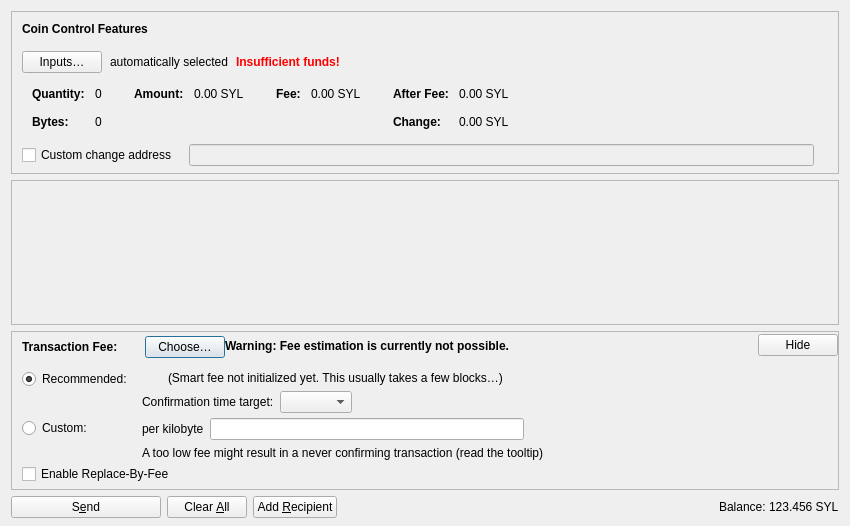
<?xml version="1.0" encoding="UTF-8"?>
<ui version="4.0">
 <class>SendCoinsDialog</class>
 <widget class="QDialog" name="SendCoinsDialog">
  <property name="geometry">
   <rect>
    <x>0</x>
    <y>0</y>
    <width>850</width>
    <height>526</height>
   </rect>
  </property>
  <property name="windowTitle">
   <string>Send Coins</string>
  </property>
  <layout class="QVBoxLayout" name="verticalLayout" stretch="0,1,0,0">
   <property name="bottomMargin">
    <number>8</number>
   </property>
   <item>
    <widget class="QFrame" name="frameCoinControl">
     <property name="sizePolicy">
      <sizepolicy hsizetype="Expanding" vsizetype="Expanding">
       <horstretch>0</horstretch>
       <verstretch>0</verstretch>
      </sizepolicy>
     </property>
     <property name="maximumSize">
      <size>
       <width>16777215</width>
       <height>16777215</height>
      </size>
     </property>
     <property name="frameShape">
      <enum>QFrame::StyledPanel</enum>
     </property>
     <property name="frameShadow">
      <enum>QFrame::Sunken</enum>
     </property>
     <layout class="QVBoxLayout" name="verticalLayoutCoinControl2">
      <property name="spacing">
       <number>0</number>
      </property>
      <property name="leftMargin">
       <number>0</number>
      </property>
      <property name="topMargin">
       <number>0</number>
      </property>
      <property name="rightMargin">
       <number>0</number>
      </property>
      <property name="bottomMargin">
       <number>6</number>
      </property>
      <item>
       <layout class="QVBoxLayout" name="verticalLayoutCoinControl" stretch="0,0,0,0,1">
        <property name="spacing">
         <number>0</number>
        </property>
        <property name="leftMargin">
         <number>10</number>
        </property>
        <property name="topMargin">
         <number>10</number>
        </property>
        <item>
         <layout class="QHBoxLayout" name="horizontalLayoutCoinControl1">
          <property name="bottomMargin">
           <number>15</number>
          </property>
          <item>
           <widget class="QLabel" name="labelCoinControlFeatures">
            <property name="sizePolicy">
             <sizepolicy hsizetype="Preferred" vsizetype="Maximum">
              <horstretch>0</horstretch>
              <verstretch>0</verstretch>
             </sizepolicy>
            </property>
            <property name="font">
             <font>
              <weight>75</weight>
              <bold>true</bold>
             </font>
            </property>
            <property name="styleSheet">
             <string notr="true">font-weight:bold;</string>
            </property>
            <property name="text">
             <string>Coin Control Features</string>
            </property>
           </widget>
          </item>
         </layout>
        </item>
        <item>
         <layout class="QHBoxLayout" name="horizontalLayoutCoinControl2" stretch="0,0,0,0">
          <property name="spacing">
           <number>8</number>
          </property>
          <property name="bottomMargin">
           <number>10</number>
          </property>
          <item>
           <widget class="QPushButton" name="pushButtonCoinControl">
            <property name="styleSheet">
             <string notr="true"/>
            </property>
            <property name="text">
             <string>Inputs…</string>
            </property>
            <property name="autoDefault">
             <bool>false</bool>
            </property>
           </widget>
          </item>
          <item>
           <widget class="QLabel" name="labelCoinControlAutomaticallySelected">
            <property name="text">
             <string>automatically selected</string>
            </property>
            <property name="margin">
             <number>5</number>
            </property>
           </widget>
          </item>
          <item>
           <widget class="QLabel" name="labelCoinControlInsuffFunds">
            <property name="font">
             <font>
              <weight>75</weight>
              <bold>true</bold>
             </font>
            </property>
            <property name="styleSheet">
             <string notr="true">color:red;font-weight:bold;</string>
            </property>
            <property name="text">
             <string>Insufficient funds!</string>
            </property>
            <property name="margin">
             <number>5</number>
            </property>
           </widget>
          </item>
          <item>
           <spacer name="horizontalSpacerCoinControl">
            <property name="orientation">
             <enum>Qt::Horizontal</enum>
            </property>
            <property name="sizeHint" stdset="0">
             <size>
              <width>40</width>
              <height>1</height>
             </size>
            </property>
           </spacer>
          </item>
         </layout>
        </item>
        <item>
         <widget class="QWidget" name="widgetCoinControl" native="true">
          <property name="sizePolicy">
           <sizepolicy hsizetype="Preferred" vsizetype="Preferred">
            <horstretch>0</horstretch>
            <verstretch>0</verstretch>
           </sizepolicy>
          </property>
          <property name="minimumSize">
           <size>
            <width>0</width>
            <height>0</height>
           </size>
          </property>
          <property name="styleSheet">
           <string notr="true"/>
          </property>
          <layout class="QHBoxLayout" name="horizontalLayoutCoinControl5">
           <property name="leftMargin">
            <number>0</number>
           </property>
           <property name="topMargin">
            <number>0</number>
           </property>
           <property name="rightMargin">
            <number>0</number>
           </property>
           <property name="bottomMargin">
            <number>0</number>
           </property>
           <item>
            <layout class="QHBoxLayout" name="horizontalLayoutCoinControl3" stretch="0,0,0,1">
             <property name="spacing">
              <number>20</number>
             </property>
             <property name="topMargin">
              <number>0</number>
             </property>
             <property name="bottomMargin">
              <number>10</number>
             </property>
             <item>
              <layout class="QFormLayout" name="formLayoutCoinControl1">
               <property name="labelAlignment">
                <set>Qt::AlignLeft|Qt::AlignVCenter</set>
               </property>
               <property name="horizontalSpacing">
                <number>10</number>
               </property>
               <property name="verticalSpacing">
                <number>14</number>
               </property>
               <property name="leftMargin">
                <number>10</number>
               </property>
               <property name="topMargin">
                <number>4</number>
               </property>
               <property name="rightMargin">
                <number>6</number>
               </property>
               <item row="0" column="0">
                <widget class="QLabel" name="labelCoinControlQuantityText">
                 <property name="font">
                  <font>
                   <weight>75</weight>
                   <bold>true</bold>
                  </font>
                 </property>
                 <property name="text">
                  <string>Quantity:</string>
                 </property>
                 <property name="margin">
                  <number>0</number>
                 </property>
                </widget>
               </item>
               <item row="0" column="1">
                <widget class="QLabel" name="labelCoinControlQuantity">
                 <property name="cursor">
                  <cursorShape>IBeamCursor</cursorShape>
                 </property>
                 <property name="contextMenuPolicy">
                  <enum>Qt::ActionsContextMenu</enum>
                 </property>
                 <property name="text">
                  <string notr="true">0</string>
                 </property>
                 <property name="margin">
                  <number>0</number>
                 </property>
                 <property name="textInteractionFlags">
                  <set>Qt::LinksAccessibleByMouse|Qt::TextSelectableByKeyboard|Qt::TextSelectableByMouse</set>
                 </property>
                </widget>
               </item>
               <item row="1" column="0">
                <widget class="QLabel" name="labelCoinControlBytesText">
                 <property name="font">
                  <font>
                   <weight>75</weight>
                   <bold>true</bold>
                  </font>
                 </property>
                 <property name="text">
                  <string>Bytes:</string>
                 </property>
                </widget>
               </item>
               <item row="1" column="1">
                <widget class="QLabel" name="labelCoinControlBytes">
                 <property name="cursor">
                  <cursorShape>IBeamCursor</cursorShape>
                 </property>
                 <property name="contextMenuPolicy">
                  <enum>Qt::ActionsContextMenu</enum>
                 </property>
                 <property name="text">
                  <string notr="true">0</string>
                 </property>
                 <property name="textInteractionFlags">
                  <set>Qt::LinksAccessibleByMouse|Qt::TextSelectableByKeyboard|Qt::TextSelectableByMouse</set>
                 </property>
                </widget>
               </item>
              </layout>
             </item>
             <item>
              <layout class="QFormLayout" name="formLayoutCoinControl2">
               <property name="horizontalSpacing">
                <number>10</number>
               </property>
               <property name="verticalSpacing">
                <number>14</number>
               </property>
               <property name="leftMargin">
                <number>6</number>
               </property>
               <property name="topMargin">
                <number>4</number>
               </property>
               <property name="rightMargin">
                <number>6</number>
               </property>
               <item row="0" column="0">
                <widget class="QLabel" name="labelCoinControlAmountText">
                 <property name="font">
                  <font>
                   <weight>75</weight>
                   <bold>true</bold>
                  </font>
                 </property>
                 <property name="text">
                  <string>Amount:</string>
                 </property>
                 <property name="margin">
                  <number>0</number>
                 </property>
                </widget>
               </item>
               <item row="0" column="1">
                <widget class="QLabel" name="labelCoinControlAmount">
                 <property name="cursor">
                  <cursorShape>IBeamCursor</cursorShape>
                 </property>
                 <property name="contextMenuPolicy">
                  <enum>Qt::ActionsContextMenu</enum>
                 </property>
                 <property name="text">
                  <string notr="true">0.00 SYL</string>
                 </property>
                 <property name="textInteractionFlags">
                  <set>Qt::LinksAccessibleByMouse|Qt::TextSelectableByKeyboard|Qt::TextSelectableByMouse</set>
                 </property>
                </widget>
               </item>
              </layout>
             </item>
             <item>
              <layout class="QFormLayout" name="formLayoutCoinControl3">
               <property name="horizontalSpacing">
                <number>10</number>
               </property>
               <property name="verticalSpacing">
                <number>14</number>
               </property>
               <property name="leftMargin">
                <number>6</number>
               </property>
               <property name="topMargin">
                <number>4</number>
               </property>
               <property name="rightMargin">
                <number>6</number>
               </property>
               <item row="0" column="0">
                <widget class="QLabel" name="labelCoinControlFeeText">
                 <property name="font">
                  <font>
                   <weight>75</weight>
                   <bold>true</bold>
                  </font>
                 </property>
                 <property name="text">
                  <string>Fee:</string>
                 </property>
                 <property name="margin">
                  <number>0</number>
                 </property>
                </widget>
               </item>
               <item row="0" column="1">
                <widget class="QLabel" name="labelCoinControlFee">
                 <property name="cursor">
                  <cursorShape>IBeamCursor</cursorShape>
                 </property>
                 <property name="contextMenuPolicy">
                  <enum>Qt::ActionsContextMenu</enum>
                 </property>
                 <property name="text">
                  <string notr="true">0.00 SYL</string>
                 </property>
                 <property name="textInteractionFlags">
                  <set>Qt::LinksAccessibleByMouse|Qt::TextSelectableByKeyboard|Qt::TextSelectableByMouse</set>
                 </property>
                </widget>
               </item>
              </layout>
             </item>
             <item>
              <layout class="QFormLayout" name="formLayoutCoinControl4">
               <property name="labelAlignment">
                <set>Qt::AlignLeft|Qt::AlignVCenter</set>
               </property>
               <property name="horizontalSpacing">
                <number>10</number>
               </property>
               <property name="verticalSpacing">
                <number>14</number>
               </property>
               <property name="leftMargin">
                <number>6</number>
               </property>
               <property name="topMargin">
                <number>4</number>
               </property>
               <property name="rightMargin">
                <number>6</number>
               </property>
               <item row="0" column="0">
                <widget class="QLabel" name="labelCoinControlAfterFeeText">
                 <property name="font">
                  <font>
                   <weight>75</weight>
                   <bold>true</bold>
                  </font>
                 </property>
                 <property name="text">
                  <string>After Fee:</string>
                 </property>
                 <property name="margin">
                  <number>0</number>
                 </property>
                </widget>
               </item>
               <item row="0" column="1">
                <widget class="QLabel" name="labelCoinControlAfterFee">
                 <property name="cursor">
                  <cursorShape>IBeamCursor</cursorShape>
                 </property>
                 <property name="contextMenuPolicy">
                  <enum>Qt::ActionsContextMenu</enum>
                 </property>
                 <property name="text">
                  <string notr="true">0.00 SYL</string>
                 </property>
                 <property name="textInteractionFlags">
                  <set>Qt::LinksAccessibleByMouse|Qt::TextSelectableByKeyboard|Qt::TextSelectableByMouse</set>
                 </property>
                </widget>
               </item>
               <item row="1" column="0">
                <widget class="QLabel" name="labelCoinControlChangeText">
                 <property name="font">
                  <font>
                   <weight>75</weight>
                   <bold>true</bold>
                  </font>
                 </property>
                 <property name="text">
                  <string>Change:</string>
                 </property>
                </widget>
               </item>
               <item row="1" column="1">
                <widget class="QLabel" name="labelCoinControlChange">
                 <property name="cursor">
                  <cursorShape>IBeamCursor</cursorShape>
                 </property>
                 <property name="contextMenuPolicy">
                  <enum>Qt::ActionsContextMenu</enum>
                 </property>
                 <property name="text">
                  <string notr="true">0.00 SYL</string>
                 </property>
                 <property name="textInteractionFlags">
                  <set>Qt::LinksAccessibleByMouse|Qt::TextSelectableByKeyboard|Qt::TextSelectableByMouse</set>
                 </property>
                </widget>
               </item>
              </layout>
             </item>
            </layout>
           </item>
          </layout>
         </widget>
        </item>
        <item>
         <layout class="QHBoxLayout" name="horizontalLayoutCoinControl4" stretch="0,0,0">
          <property name="spacing">
           <number>12</number>
          </property>
          <property name="sizeConstraint">
           <enum>QLayout::SetDefaultConstraint</enum>
          </property>
          <property name="topMargin">
           <number>5</number>
          </property>
          <property name="rightMargin">
           <number>5</number>
          </property>
          <item>
           <widget class="QCheckBox" name="checkBoxCoinControlChange">
            <property name="toolTip">
             <string>If this is activated, but the change address is empty or invalid, change will be sent to a newly generated address.</string>
            </property>
            <property name="text">
             <string>Custom change address</string>
            </property>
           </widget>
          </item>
          <item>
           <widget class="QValidatedLineEdit" name="lineEditCoinControlChange">
            <property name="enabled">
             <bool>false</bool>
            </property>
            <property name="sizePolicy">
             <sizepolicy hsizetype="Expanding" vsizetype="Fixed">
              <horstretch>0</horstretch>
              <verstretch>0</verstretch>
             </sizepolicy>
            </property>
           </widget>
          </item>
          <item>
           <widget class="QLabel" name="labelCoinControlChangeLabel">
            <property name="sizePolicy">
             <sizepolicy hsizetype="Preferred" vsizetype="Expanding">
              <horstretch>0</horstretch>
              <verstretch>0</verstretch>
             </sizepolicy>
            </property>
            <property name="minimumSize">
             <size>
              <width>0</width>
              <height>0</height>
             </size>
            </property>
            <property name="text">
             <string/>
            </property>
            <property name="margin">
             <number>3</number>
            </property>
           </widget>
          </item>
         </layout>
        </item>
        <item>
         <spacer name="verticalSpacerCoinControl">
          <property name="orientation">
           <enum>Qt::Vertical</enum>
          </property>
          <property name="sizeHint" stdset="0">
           <size>
            <width>800</width>
            <height>1</height>
           </size>
          </property>
         </spacer>
        </item>
       </layout>
      </item>
     </layout>
    </widget>
   </item>
   <item>
    <widget class="QScrollArea" name="scrollArea">
     <property name="widgetResizable">
      <bool>true</bool>
     </property>
     <widget class="QWidget" name="scrollAreaWidgetContents">
      <property name="geometry">
       <rect>
        <x>0</x>
        <y>0</y>
        <width>830</width>
        <height>104</height>
       </rect>
      </property>
      <layout class="QVBoxLayout" name="verticalLayout_2" stretch="0,1">
       <property name="leftMargin">
        <number>0</number>
       </property>
       <property name="topMargin">
        <number>0</number>
       </property>
       <property name="rightMargin">
        <number>0</number>
       </property>
       <property name="bottomMargin">
        <number>0</number>
       </property>
       <item>
        <layout class="QVBoxLayout" name="entries">
         <property name="spacing">
          <number>6</number>
         </property>
        </layout>
       </item>
       <item>
        <spacer name="verticalSpacer">
         <property name="orientation">
          <enum>Qt::Vertical</enum>
         </property>
         <property name="sizeHint" stdset="0">
          <size>
           <width>20</width>
           <height>40</height>
          </size>
         </property>
        </spacer>
       </item>
      </layout>
     </widget>
    </widget>
   </item>
   <item>
    <widget class="QFrame" name="frameFee">
     <property name="sizePolicy">
      <sizepolicy hsizetype="Expanding" vsizetype="Expanding">
       <horstretch>0</horstretch>
       <verstretch>0</verstretch>
      </sizepolicy>
     </property>
     <property name="maximumSize">
      <size>
       <width>16777215</width>
       <height>16777215</height>
      </size>
     </property>
     <property name="frameShape">
      <enum>QFrame::StyledPanel</enum>
     </property>
     <property name="frameShadow">
      <enum>QFrame::Sunken</enum>
     </property>
     <layout class="QVBoxLayout" name="verticalLayoutFee1">
      <property name="spacing">
       <number>0</number>
      </property>
      <property name="leftMargin">
       <number>0</number>
      </property>
      <property name="topMargin">
       <number>0</number>
      </property>
      <property name="rightMargin">
       <number>0</number>
      </property>
      <property name="bottomMargin">
       <number>0</number>
      </property>
      <item>
       <layout class="QVBoxLayout" name="verticalLayoutFee2" stretch="0,0,0">
        <property name="spacing">
         <number>0</number>
        </property>
        <property name="leftMargin">
         <number>10</number>
        </property>
        <property name="topMargin">
         <number>0</number>
        </property>
        <item>
         <layout class="QHBoxLayout" name="horizontalLayoutFee1">
          <property name="bottomMargin">
           <number>0</number>
          </property>
          <item>
           <layout class="QVBoxLayout" name="verticalLayoutFee7">
            <property name="spacing">
             <number>0</number>
            </property>
            <item>
             <spacer name="verticalSpacerSmartFee">
              <property name="orientation">
               <enum>Qt::Vertical</enum>
              </property>
              <property name="sizeType">
               <enum>QSizePolicy::Fixed</enum>
              </property>
              <property name="sizeHint" stdset="0">
               <size>
                <width>1</width>
                <height>4</height>
               </size>
              </property>
             </spacer>
            </item>
            <item>
             <layout class="QHBoxLayout" name="horizontalLayoutSmartFee">
              <property name="spacing">
               <number>10</number>
              </property>
              <item>
               <widget class="QLabel" name="labelFeeHeadline">
                <property name="sizePolicy">
                 <sizepolicy hsizetype="Preferred" vsizetype="Maximum">
                  <horstretch>0</horstretch>
                  <verstretch>0</verstretch>
                 </sizepolicy>
                </property>
                <property name="font">
                 <font>
                  <weight>75</weight>
                  <bold>true</bold>
                 </font>
                </property>
                <property name="styleSheet">
                 <string notr="true">font-weight:bold;</string>
                </property>
                <property name="text">
                 <string>Transaction Fee:</string>
                </property>
               </widget>
              </item>
              <item>
               <widget class="QLabel" name="labelFeeMinimized">
                <property name="text">
                 <string/>
                </property>
               </widget>
              </item>
              <item>
               <widget class="QPushButton" name="buttonChooseFee">
                <property name="text">
                 <string>Choose…</string>
                </property>
               </widget>
              </item>
             </layout>
            </item>
            <item>
             <spacer name="verticalSpacer_5">
              <property name="orientation">
               <enum>Qt::Vertical</enum>
              </property>
              <property name="sizeHint" stdset="0">
               <size>
                <width>1</width>
                <height>1</height>
               </size>
              </property>
             </spacer>
            </item>
           </layout>
          </item>
          <item>
           <widget class="QLabel" name="fallbackFeeWarningLabel">
            <property name="toolTip">
             <string>Using the fallbackfee can result in sending a transaction that will take several hours or days (or never) to confirm. Consider choosing your fee manually or wait until you have validated the complete chain.</string>
            </property>
            <property name="font">
            <font>
                <weight>75</weight>
                <bold>true</bold>
            </font>
            </property>
            <property name="text">
             <string>Warning: Fee estimation is currently not possible.</string>
            </property>
            <property name="wordWrap">
             <bool>false</bool>
            </property>
           </widget>
          </item>
          <item>
           <spacer name="horizontalSpacer_4">
            <property name="orientation">
             <enum>Qt::Horizontal</enum>
            </property>
            <property name="sizeType">
             <enum>QSizePolicy::MinimumExpanding</enum>
            </property>
            <property name="sizeHint" stdset="0">
             <size>
              <width>40</width>
              <height>20</height>
             </size>
            </property>
           </spacer>
          </item>
          <item>
           <widget class="QPushButton" name="buttonMinimizeFee">
            <property name="toolTip">
             <string>Hide transaction fee settings</string>
            </property>
            <property name="text">
             <string>Hide</string>
            </property>
           </widget>
          </item>
         </layout>
        </item>
        <item>
         <widget class="QFrame" name="frameFeeSelection">
          <layout class="QVBoxLayout" name="verticalLayoutFee12">
           <property name="spacing">
            <number>0</number>
           </property>
           <property name="leftMargin">
            <number>0</number>
           </property>
           <property name="topMargin">
            <number>0</number>
           </property>
           <property name="rightMargin">
            <number>0</number>
           </property>
           <property name="bottomMargin">
            <number>0</number>
           </property>
           <item>
            <layout class="QGridLayout" name="gridLayoutFee">
             <property name="topMargin">
              <number>10</number>
             </property>
             <property name="bottomMargin">
              <number>4</number>
             </property>
             <property name="horizontalSpacing">
              <number>10</number>
             </property>
             <property name="verticalSpacing">
              <number>4</number>
             </property>
             <item row="1" column="1">
              <layout class="QVBoxLayout" name="verticalLayoutFee8">
               <property name="spacing">
                <number>6</number>
               </property>
               <item>
                <layout class="QHBoxLayout" name="horizontalLayoutFee13">
                 <item>
                  <widget class="QLabel" name="labelCustomPerKilobyte">
                   <property name="toolTip">
                    <string>Specify a custom fee per kB (1,000 bytes) of the transaction's virtual size.

Note:  Since the fee is calculated on a per-byte basis, a fee rate of "100 qirsh per kvB" for a transaction size of 500 virtual bytes (half of 1 kvB) would ultimately yield a fee of only 50 qirsh.</string>
                   </property>
                   <property name="text">
                    <string>per kilobyte</string>
                   </property>
                  </widget>
                 </item>
                 <item>
                  <widget class="OpenSYAmountField" name="customFee"/>
                 </item>
                 <item>
                  <spacer name="horizontalSpacer_6">
                   <property name="orientation">
                    <enum>Qt::Horizontal</enum>
                   </property>
                   <property name="sizeHint" stdset="0">
                    <size>
                     <width>1</width>
                     <height>1</height>
                    </size>
                   </property>
                  </spacer>
                 </item>
                </layout>
               </item>
               <item>
                <layout class="QHBoxLayout" name="horizontalLayoutFee8">
                 <item>
                  <widget class="QLabel" name="labelCustomFeeWarning">
                   <property name="enabled">
                    <bool>true</bool>
                   </property>
                   <property name="toolTip">
                    <string>When there is less transaction volume than space in the blocks, miners as well as relaying nodes may enforce a minimum fee. Paying only this minimum fee is just fine, but be aware that this can result in a never confirming transaction once there is more demand for opensy transactions than the network can process.</string>
                   </property>
                   <property name="text">
                    <string>A too low fee might result in a never confirming transaction (read the tooltip)</string>
                   </property>
                  </widget>
                 </item>
                 <item>
                  <spacer name="horizontalSpacer_2">
                   <property name="orientation">
                    <enum>Qt::Horizontal</enum>
                   </property>
                   <property name="sizeHint" stdset="0">
                    <size>
                     <width>1</width>
                     <height>1</height>
                    </size>
                   </property>
                  </spacer>
                 </item>
                </layout>
               </item>
              </layout>
             </item>
             <item row="0" column="0">
              <layout class="QVBoxLayout" name="verticalLayoutFee4" stretch="0,1">
               <item>
                <widget class="QRadioButton" name="radioSmartFee">
                 <property name="text">
                  <string>Recommended:</string>
                 </property>
                 <property name="checked">
                  <bool>true</bool>
                 </property>
                 <attribute name="buttonGroup">
                  <string notr="true">groupFee</string>
                 </attribute>
                </widget>
               </item>
               <item>
                <spacer name="verticalSpacer_2">
                 <property name="orientation">
                  <enum>Qt::Vertical</enum>
                 </property>
                 <property name="sizeHint" stdset="0">
                  <size>
                   <width>1</width>
                   <height>1</height>
                  </size>
                 </property>
                </spacer>
               </item>
              </layout>
             </item>
             <item row="1" column="0">
              <layout class="QVBoxLayout" name="verticalLayoutFee9" stretch="0,1">
               <item>
                <widget class="QRadioButton" name="radioCustomFee">
                 <property name="text">
                  <string>Custom:</string>
                 </property>
                 <attribute name="buttonGroup">
                  <string notr="true">groupFee</string>
                 </attribute>
                </widget>
               </item>
               <item>
                <spacer name="verticalSpacer_6">
                 <property name="orientation">
                  <enum>Qt::Vertical</enum>
                 </property>
                 <property name="sizeHint" stdset="0">
                  <size>
                   <width>1</width>
                   <height>1</height>
                  </size>
                 </property>
                </spacer>
               </item>
              </layout>
             </item>
             <item row="0" column="1">
              <layout class="QVBoxLayout" name="verticalLayoutFee3" stretch="0,0,1">
               <property name="spacing">
                <number>6</number>
               </property>
               <property name="topMargin">
                <number>2</number>
               </property>
               <item>
                <layout class="QHBoxLayout" name="horizontalLayoutFee12">
                 <item>
                  <widget class="QLabel" name="labelSmartFee">
                   <property name="text">
                    <string/>
                   </property>
                  </widget>
                 </item>
                 <item>
                  <widget class="QLabel" name="labelFeeEstimation">
                   <property name="text">
                    <string/>
                   </property>
                  </widget>
                 </item>
                 <item>
                  <widget class="QLabel" name="labelSmartFee2">
                   <property name="text">
                    <string>(Smart fee not initialized yet. This usually takes a few blocks…)</string>
                   </property>
                  </widget>
                 </item>
                 <item>
                  <spacer name="horizontalSpacer_5">
                   <property name="orientation">
                    <enum>Qt::Horizontal</enum>
                   </property>
                   <property name="sizeHint" stdset="0">
                    <size>
                     <width>1</width>
                     <height>1</height>
                    </size>
                   </property>
                  </spacer>
                 </item>
                </layout>
               </item>
               <item>
                <layout class="QHBoxLayout" name="horizontalLayoutFee9">
                 <item>
                  <layout class="QVBoxLayout" name="verticalLayoutFee6">
                   <item>
                    <widget class="QLabel" name="labelSmartFee3">
                     <property name="text">
                      <string>Confirmation time target:</string>
                     </property>
                    </widget>
                   </item>
                  </layout>
                 </item>
                 <item>
                  <layout class="QVBoxLayout" name="verticalLayoutFee5">
                   <property name="rightMargin">
                    <number>30</number>
                   </property>
                   <item>
                    <layout class="QHBoxLayout" name="horizontalLayoutConfTarget">
                     <property name="bottomMargin">
                      <number>0</number>
                     </property>
                     <item>
                      <widget class="QComboBox" name="confTargetSelector"/>
                     </item>
                     <item>
                      <spacer name="horizontalSpacerConfTarget">
                       <property name="orientation">
                        <enum>Qt::Horizontal</enum>
                       </property>
                       <property name="sizeHint" stdset="0">
                        <size>
                         <width>40</width>
                         <height>20</height>
                        </size>
                       </property>
                      </spacer>
                     </item>
                    </layout>
                   </item>
                  </layout>
                 </item>
                </layout>
               </item>
               <item>
                <spacer name="verticalSpacer_4">
                 <property name="orientation">
                  <enum>Qt::Vertical</enum>
                 </property>
                 <property name="sizeHint" stdset="0">
                  <size>
                   <width>1</width>
                   <height>1</height>
                  </size>
                 </property>
                </spacer>
               </item>
              </layout>
             </item>
            </layout>
           </item>
           <item>
            <widget class="QCheckBox" name="optInRBF">
             <property name="text">
              <string>Enable Replace-By-Fee</string>
             </property>
             <property name="toolTip">
              <string>With Replace-By-Fee (BIP-125) you can increase a transaction's fee after it is sent. Without this, a higher fee may be recommended to compensate for increased transaction delay risk.</string>
             </property>
            </widget>
           </item>
          </layout>
         </widget>
        </item>
        <item>
         <spacer name="verticalSpacerFee">
          <property name="orientation">
           <enum>Qt::Vertical</enum>
          </property>
          <property name="sizeHint" stdset="0">
           <size>
            <width>40</width>
            <height>5</height>
           </size>
          </property>
         </spacer>
        </item>
       </layout>
      </item>
     </layout>
    </widget>
   </item>
   <item>
    <layout class="QHBoxLayout" name="horizontalLayout">
     <item>
      <widget class="QPushButton" name="sendButton">
       <property name="minimumSize">
        <size>
         <width>150</width>
         <height>0</height>
        </size>
       </property>
       <property name="toolTip">
        <string>Confirm the send action</string>
       </property>
       <property name="text">
        <string>S&amp;end</string>
       </property>
       <property name="icon">
        <iconset resource="../opensy.qrc">
         <normaloff>:/icons/send</normaloff>:/icons/send</iconset>
       </property>
       <property name="autoDefault">
        <bool>false</bool>
       </property>
       <property name="default">
        <bool>false</bool>
       </property>
      </widget>
     </item>
     <item>
      <widget class="QPushButton" name="clearButton">
       <property name="sizePolicy">
        <sizepolicy hsizetype="Minimum" vsizetype="Fixed">
         <horstretch>0</horstretch>
         <verstretch>0</verstretch>
        </sizepolicy>
       </property>
       <property name="toolTip">
        <string>Clear all fields of the form.</string>
       </property>
       <property name="text">
        <string>Clear &amp;All</string>
       </property>
       <property name="icon">
        <iconset resource="../opensy.qrc">
         <normaloff>:/icons/remove</normaloff>:/icons/remove</iconset>
       </property>
       <property name="autoDefault">
        <bool>false</bool>
       </property>
      </widget>
     </item>
     <item>
      <widget class="QPushButton" name="addButton">
       <property name="toolTip">
        <string>Send to multiple recipients at once</string>
       </property>
       <property name="text">
        <string>Add &amp;Recipient</string>
       </property>
       <property name="icon">
        <iconset resource="../opensy.qrc">
         <normaloff>:/icons/add</normaloff>:/icons/add</iconset>
       </property>
       <property name="autoDefault">
        <bool>false</bool>
       </property>
      </widget>
     </item>
     <item>
      <spacer name="horizontalSpacer">
       <property name="orientation">
        <enum>Qt::Horizontal</enum>
       </property>
       <property name="sizeHint" stdset="0">
        <size>
         <width>40</width>
         <height>20</height>
        </size>
       </property>
      </spacer>
     </item>
     <item>
      <layout class="QHBoxLayout" name="horizontalLayout_2">
       <property name="spacing">
        <number>3</number>
       </property>
       <item>
        <widget class="QLabel" name="labelBalanceName">
         <property name="sizePolicy">
          <sizepolicy hsizetype="Preferred" vsizetype="Fixed">
           <horstretch>0</horstretch>
           <verstretch>0</verstretch>
          </sizepolicy>
         </property>
         <property name="text">
          <string>Balance:</string>
         </property>
        </widget>
       </item>
       <item>
        <widget class="QLabel" name="labelBalance">
         <property name="sizePolicy">
          <sizepolicy hsizetype="Preferred" vsizetype="Fixed">
           <horstretch>0</horstretch>
           <verstretch>0</verstretch>
          </sizepolicy>
         </property>
         <property name="cursor">
          <cursorShape>IBeamCursor</cursorShape>
         </property>
         <property name="text">
          <string notr="true">123.456 SYL</string>
         </property>
         <property name="textInteractionFlags">
          <set>Qt::LinksAccessibleByMouse|Qt::TextSelectableByKeyboard|Qt::TextSelectableByMouse</set>
         </property>
        </widget>
       </item>
      </layout>
     </item>
    </layout>
   </item>
  </layout>
 </widget>
 <customwidgets>
  <customwidget>
   <class>QValidatedLineEdit</class>
   <extends>QLineEdit</extends>
   <header>qt/qvalidatedlineedit.h</header>
  </customwidget>
  <customwidget>
   <class>OpenSYAmountField</class>
   <extends>QLineEdit</extends>
   <header>qt/opensyamountfield.h</header>
   <container>1</container>
  </customwidget>
 </customwidgets>
 <resources>
  <include location="../opensy.qrc"/>
 </resources>
 <connections/>
 <buttongroups>
  <buttongroup name="groupFee"/>
 </buttongroups>
</ui>
